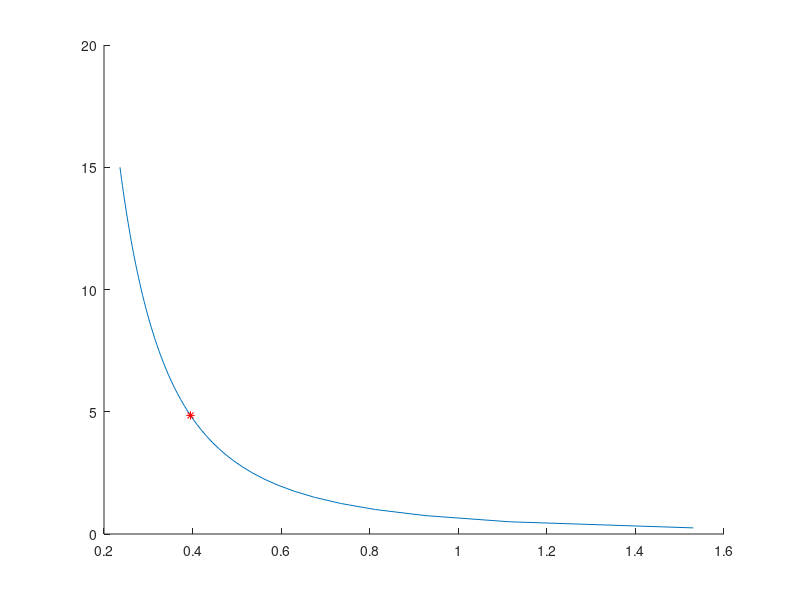

MATLAB code to generate this figure:
% Makromodellek 3. házi - A9WYT0
% Különböző phi paraméterek mellett kiszámítja, hogy mekkora lesz a
% foglalkoztatottak száma.
%
% Megjegyzés: az L-re a képlet az előző részfeladatokból következik. A phi
% intervallumát hasraütésszerűen választottam. A piros csillag jelzi a
% háziban kijött eredményt.

pszi = 0:0.25:15;
L = ((1.09^-0.79 * 0.68) ./ pszi).^(1 / (1.76-2*0.68+1.79));

hold on
plot(L, pszi)
plot(0.3953, 4.85, 'r*')
hold off
